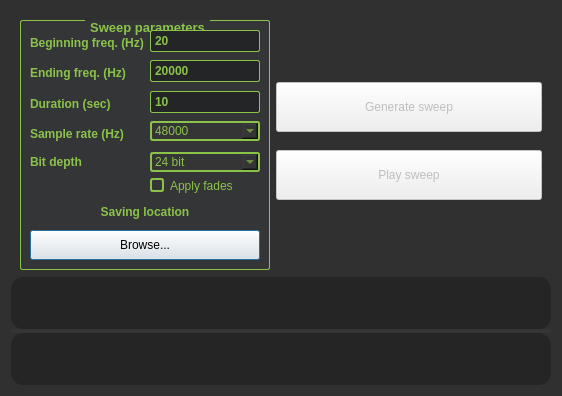
<?xml version="1.0" encoding="UTF-8"?>
<ui version="4.0">
 <class>SweepGenerator</class>
 <widget class="QDialog" name="SweepGenerator">
  <property name="geometry">
   <rect>
    <x>0</x>
    <y>0</y>
    <width>562</width>
    <height>396</height>
   </rect>
  </property>
  <property name="windowTitle">
   <string>Sweep generator</string>
  </property>
  <property name="styleSheet">
   <string notr="true">QDialog {
background : #303030;
color : #8bc34a;
}

QGroupBox{
color : #8bc34a;
font: bold 13px;
border: 1px solid #8bc34a;
border-radius: 2px;
margin-top: 1ex;
background: #343536;
}

QGroupBox::title{
subcontrol-origin: margin;
subcontrol-position: top center;
padding: 0 3px;
}

QMessageBox{
background: #343536;
alternate-background-color: #545556;
}

QLabel{
color : #8bc34a;
font: bold;
}

QLineEdit:enabled{
color : #8bc34a;
border: 1px solid #8bc34a;
border-radius: 2px;
padding: 2px;
background : #242526;
font: bold;
}

QLineEdit:!enabled{
color: #b5b5b5;
border: 1px solid #858585;
border-radius: 3px;
padding: 2px;
background : #444546;
font: bold;
}

QPushButton[flat=&quot;true&quot;]{
color : #8bc34a;
}

QPushButton[flat=&quot;false&quot;]:enabled{
color : #8bc34a;
font: bold 14px;
background : #303030;
border-radius: 2px;
border-style: outset;
border-width: 1px;
border-color: rgb(119, 175, 54);
padding: 5px;
}

QPushButton:hover:enabled{
background: #37400b;
}

QPushButton[flat=&quot;false&quot;]:!enabled{
font: bold;
color: #858585;
background : #444546;
border-radius: 2px;
border-style: outset;
border-width: 1px;
border-color: #656565;
padding: 5px;
}

QCheckBox::indicator{
border: 2px solid;
border-radius: 3px; 
}

QCheckBox:enabled{
color: #8bc34a;
}

QCheckBox::indicator:enabled{
border: 2px solid #8bc34a;
}

QCheckBox::indicator:!enabled{
border: 2px solid #656565;
}

QCheckBox::indicator:checked{
background: #8bc34a;
border-color: #8bc34a;
}

QRadioButton:checked{
color: #8bc34a;
font: bold;
}

QRadioButton{
color: #858585;
font: bold;
}

QRadioButton::indicator:checked{
background: #252525;
border: 4px solid #8bc34a;
border-radius:6px;
}

QRadioButton::indicator:!checked{
background: #252525;
border: 2px solid #858585;
border-radius:6px;
}

QComboBox{
background: #353535;
color: #8bc34a;
border: 2px solid #8bc34a;
border-radius: 3px;
}

QTreeView{
background: #252525;
border-radius: 6px;
color: #8bc34a;
}

QTreeView::branch:open {
    image: url(:img/img/branch-open.png);
}

QTreeView::branch:closed:has-children {
    image: url(:img/img/branch-closed.png);
}

QHeaderView::section{
color: #8bc34a;
background-color: #444546;
font: bold;
}

QListView:enabled{
background: #252525;
border-radius: 2px;
color: #8bc34a;
}

QListView:!enabled{
background: #454545;
border-radius: 2px;
}

QGraphicsView{
background: #252525;
border-radius: 12px;
}

QSplitter::handle{
color: #343536;
background-color: #343536;
border: none;
}

QScrollBar{
background: #353535;
border: none;
}

QScrollBar::add-page, QScrollBar::sub-page{
background: none;
border: none;
}

QScrollBar::handle{
background-color: #555555;
}

QScrollBar:left-arrow, QScrollBar::right-arrow{
border: none;
width: 4px;
height: 4px;
background: #8bc34a;
}

QScrollBar:up-arrow, QScrollBar::down-arrow{
border: none;
width: 4px;
height: 4px;
background: #8bc34a;
}

QScrollBar::add-line, QScrollBar::sub-line{
border: none;
}</string>
  </property>
  <layout class="QVBoxLayout" name="verticalLayout_3">
   <item>
    <widget class="QWidget" name="widget" native="true">
     <property name="minimumSize">
      <size>
       <width>0</width>
       <height>260</height>
      </size>
     </property>
     <property name="maximumSize">
      <size>
       <width>16777215</width>
       <height>260</height>
      </size>
     </property>
     <layout class="QHBoxLayout" name="horizontalLayout">
      <item>
       <widget class="QGroupBox" name="params_box">
        <property name="sizePolicy">
         <sizepolicy hsizetype="Maximum" vsizetype="Maximum">
          <horstretch>0</horstretch>
          <verstretch>0</verstretch>
         </sizepolicy>
        </property>
        <property name="minimumSize">
         <size>
          <width>150</width>
          <height>250</height>
         </size>
        </property>
        <property name="maximumSize">
         <size>
          <width>250</width>
          <height>250</height>
         </size>
        </property>
        <property name="title">
         <string>Sweep parameters</string>
        </property>
        <layout class="QVBoxLayout" name="verticalLayout_2">
         <item>
          <layout class="QFormLayout" name="formLayout">
           <item row="0" column="0">
            <widget class="QLabel" name="label">
             <property name="minimumSize">
              <size>
               <width>0</width>
               <height>25</height>
              </size>
             </property>
             <property name="maximumSize">
              <size>
               <width>16777215</width>
               <height>25</height>
              </size>
             </property>
             <property name="text">
              <string>Beginning freq. (Hz)</string>
             </property>
            </widget>
           </item>
           <item row="0" column="1">
            <widget class="QLineEdit" name="beg_freq">
             <property name="text">
              <string>20</string>
             </property>
             <property name="placeholderText">
              <string>in Hz</string>
             </property>
            </widget>
           </item>
           <item row="1" column="0">
            <widget class="QLabel" name="label_2">
             <property name="minimumSize">
              <size>
               <width>0</width>
               <height>25</height>
              </size>
             </property>
             <property name="maximumSize">
              <size>
               <width>16777215</width>
               <height>25</height>
              </size>
             </property>
             <property name="text">
              <string>Ending freq. (Hz)</string>
             </property>
            </widget>
           </item>
           <item row="1" column="1">
            <widget class="QLineEdit" name="end_freq">
             <property name="text">
              <string>20000</string>
             </property>
             <property name="placeholderText">
              <string>in Hz</string>
             </property>
            </widget>
           </item>
           <item row="2" column="0">
            <widget class="QLabel" name="label_3">
             <property name="minimumSize">
              <size>
               <width>0</width>
               <height>25</height>
              </size>
             </property>
             <property name="maximumSize">
              <size>
               <width>16777215</width>
               <height>25</height>
              </size>
             </property>
             <property name="text">
              <string>Duration (sec)</string>
             </property>
            </widget>
           </item>
           <item row="2" column="1">
            <widget class="QLineEdit" name="duration">
             <property name="text">
              <string>10</string>
             </property>
             <property name="placeholderText">
              <string>in sec</string>
             </property>
            </widget>
           </item>
           <item row="3" column="0">
            <widget class="QLabel" name="label_4">
             <property name="minimumSize">
              <size>
               <width>0</width>
               <height>25</height>
              </size>
             </property>
             <property name="maximumSize">
              <size>
               <width>16777215</width>
               <height>25</height>
              </size>
             </property>
             <property name="text">
              <string>Sample rate (Hz)</string>
             </property>
            </widget>
           </item>
           <item row="3" column="1">
            <widget class="QComboBox" name="srate">
             <property name="cursor">
              <cursorShape>PointingHandCursor</cursorShape>
             </property>
             <property name="currentIndex">
              <number>1</number>
             </property>
             <property name="placeholderText">
              <string>in Hz</string>
             </property>
             <item>
              <property name="text">
               <string>44100</string>
              </property>
             </item>
             <item>
              <property name="text">
               <string>48000</string>
              </property>
             </item>
             <item>
              <property name="text">
               <string>88200</string>
              </property>
             </item>
             <item>
              <property name="text">
               <string>96000</string>
              </property>
             </item>
             <item>
              <property name="text">
               <string>176400</string>
              </property>
             </item>
             <item>
              <property name="text">
               <string>192000</string>
              </property>
             </item>
            </widget>
           </item>
           <item row="4" column="0">
            <widget class="QLabel" name="label_6">
             <property name="text">
              <string>Bit depth</string>
             </property>
            </widget>
           </item>
           <item row="4" column="1">
            <widget class="QComboBox" name="bitdepth">
             <property name="currentIndex">
              <number>1</number>
             </property>
             <item>
              <property name="text">
               <string>16 bit</string>
              </property>
             </item>
             <item>
              <property name="text">
               <string>24 bit</string>
              </property>
             </item>
             <item>
              <property name="text">
               <string>32 bit</string>
              </property>
             </item>
            </widget>
           </item>
           <item row="5" column="1">
            <widget class="QCheckBox" name="fadebox">
             <property name="text">
              <string>Apply fades</string>
             </property>
            </widget>
           </item>
          </layout>
         </item>
         <item>
          <widget class="QLabel" name="label_5">
           <property name="minimumSize">
            <size>
             <width>0</width>
             <height>25</height>
            </size>
           </property>
           <property name="maximumSize">
            <size>
             <width>16777215</width>
             <height>25</height>
            </size>
           </property>
           <property name="text">
            <string>Saving location</string>
           </property>
           <property name="alignment">
            <set>Qt::AlignCenter</set>
           </property>
          </widget>
         </item>
         <item>
          <widget class="QPushButton" name="save_button">
           <property name="minimumSize">
            <size>
             <width>0</width>
             <height>30</height>
            </size>
           </property>
           <property name="maximumSize">
            <size>
             <width>16777215</width>
             <height>30</height>
            </size>
           </property>
           <property name="cursor">
            <cursorShape>PointingHandCursor</cursorShape>
           </property>
           <property name="text">
            <string>Browse...</string>
           </property>
          </widget>
         </item>
        </layout>
       </widget>
      </item>
      <item>
       <layout class="QVBoxLayout" name="verticalLayout" stretch="1,3,3,1">
        <item>
         <spacer name="verticalSpacer_2">
          <property name="orientation">
           <enum>Qt::Vertical</enum>
          </property>
          <property name="sizeType">
           <enum>QSizePolicy::Fixed</enum>
          </property>
          <property name="sizeHint" stdset="0">
           <size>
            <width>20</width>
            <height>50</height>
           </size>
          </property>
         </spacer>
        </item>
        <item>
         <widget class="QPushButton" name="gen_button">
          <property name="enabled">
           <bool>false</bool>
          </property>
          <property name="minimumSize">
           <size>
            <width>0</width>
            <height>50</height>
           </size>
          </property>
          <property name="maximumSize">
           <size>
            <width>16777215</width>
            <height>50</height>
           </size>
          </property>
          <property name="cursor">
           <cursorShape>PointingHandCursor</cursorShape>
          </property>
          <property name="text">
           <string>Generate sweep</string>
          </property>
         </widget>
        </item>
        <item>
         <widget class="QPushButton" name="play_button">
          <property name="enabled">
           <bool>false</bool>
          </property>
          <property name="minimumSize">
           <size>
            <width>0</width>
            <height>50</height>
           </size>
          </property>
          <property name="maximumSize">
           <size>
            <width>16777215</width>
            <height>50</height>
           </size>
          </property>
          <property name="cursor">
           <cursorShape>PointingHandCursor</cursorShape>
          </property>
          <property name="text">
           <string>Play sweep</string>
          </property>
         </widget>
        </item>
        <item>
         <spacer name="verticalSpacer">
          <property name="orientation">
           <enum>Qt::Vertical</enum>
          </property>
          <property name="sizeType">
           <enum>QSizePolicy::Fixed</enum>
          </property>
          <property name="sizeHint" stdset="0">
           <size>
            <width>10</width>
            <height>50</height>
           </size>
          </property>
         </spacer>
        </item>
       </layout>
      </item>
     </layout>
    </widget>
   </item>
   <item>
    <widget class="QSplitter" name="splitter">
     <property name="sizePolicy">
      <sizepolicy hsizetype="Preferred" vsizetype="Expanding">
       <horstretch>0</horstretch>
       <verstretch>0</verstretch>
      </sizepolicy>
     </property>
     <property name="orientation">
      <enum>Qt::Vertical</enum>
     </property>
     <widget class="QCustomPlot" name="sweep_plot"/>
     <widget class="QCustomPlot" name="spectro_plot"/>
    </widget>
   </item>
  </layout>
 </widget>
 <customwidgets>
  <customwidget>
   <class>QCustomPlot</class>
   <extends>QGraphicsView</extends>
   <header location="global">qcustomplot.h</header>
  </customwidget>
 </customwidgets>
 <resources/>
 <connections/>
</ui>
